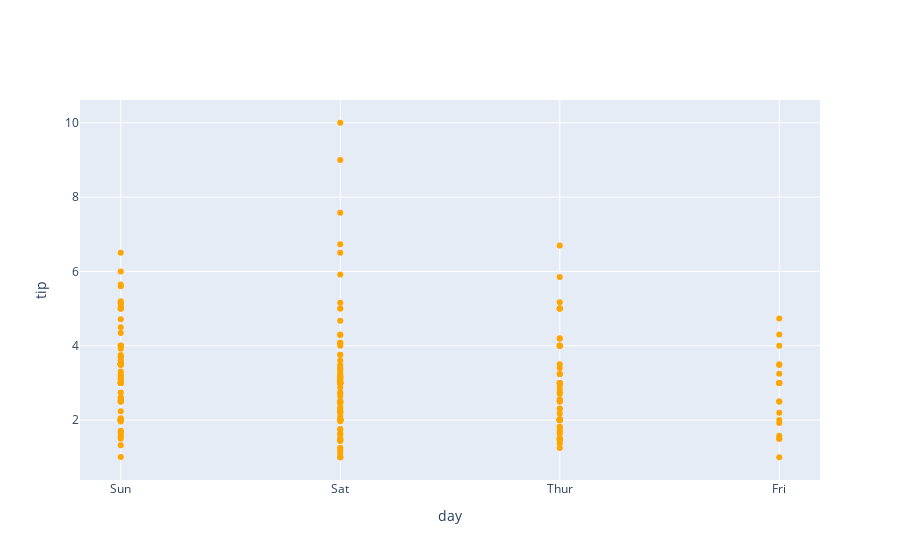

The code cell stored with this chart in its notebook:
### Code cell
bns.scatterplot(x=tips['day'], y=tips['tip'], color='orange')

### Figure 1 — Plotly figure (JSON) as saved in the notebook; plotly's stock layout.template omitted (floating-point values rounded to 4 significant figures; data arrays with more than 128 entries replaced by an {"elided": "..."} marker saying what was removed)
{"data": [{"hovertemplate": "day=%{x}<br>tip=%{y}<extra></extra>", "legendgroup": "", "marker": {"color": "rgba(255.0, 165.0, 0.0, 1)", "symbol": "circle"}, "mode": "markers", "name": "", "orientation": "v", "showlegend": false, "type": "scatter", "x": {"elided": "244 str values"}, "xaxis": "x", "y": {"elided": "244 float values"}, "yaxis": "y"}], "layout": {"annotations": [{"font": {"size": 16}, "showarrow": false, "text": "", "x": 0.5, "xanchor": "center", "xref": "paper", "y": 1, "yanchor": "bottom", "yref": "paper"}], "autosize": true, "xaxis": {"anchor": "y", "autorange": true, "domain": [0, 1], "range": [-0.1779, 3.178], "title": {"text": "day"}, "type": "category"}, "yaxis": {"anchor": "x", "autorange": true, "domain": [0, 1], "range": [0.2573, 10.74], "title": {"text": "tip"}, "type": "linear"}}}
